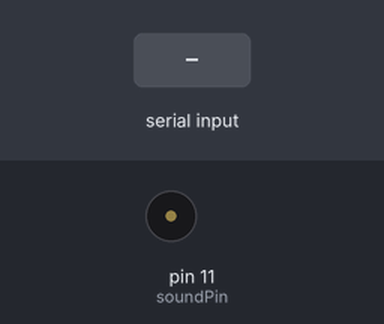
Simulated run of this sketch. Board: Arduino Uno, built with avr-gcc and run on an emulated ATmega328P. Parts: buzzer (waves = sounding). The test bench sets the inputs (shaded band). What the sketch prints to the serial monitor is not drawn.

Above: at 1.2 s.
1.3 s: "90,45\n" received over Serial
At 1.6 s:
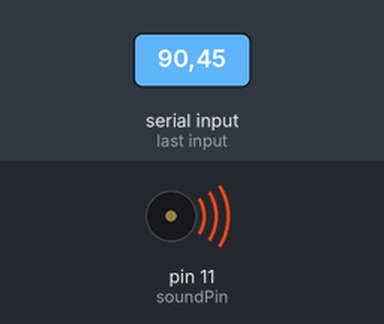
4.3 s: "30,150\n" received over Serial
At 10.1 s:
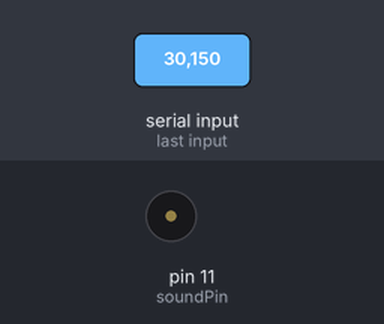
Timing chart, 0 to 11.6 s (numbered marks = the images above; inputs shaded):
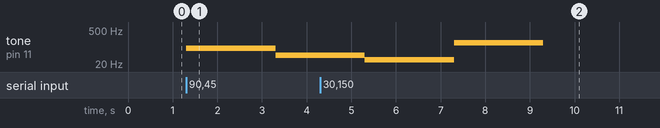

The sketch:

speaker.ino
```cpp
const int soundPin = 11;

void setup() {
  pinMode(soundPin, OUTPUT);
  Serial.begin(9600);
  Serial.println("Enter frequency");
}

void loop() {
  if (Serial.available()) {
    int f = Serial.parseInt();
    tone(soundPin, f);    // (1)
    delay(2000);
    noTone(soundPin);     // (2)
  }
}
```

Measured:
- after the input at 1.3 s, tone on pin 11 (soundPin): silent → 90 Hz at once, → 45 Hz 2.0 s later
- after the input at 4.3 s, tone on pin 11 (soundPin): 45 Hz → 30 Hz after 1.0 s, → 150 Hz 2.0 s later, → silent 2.0 s later
